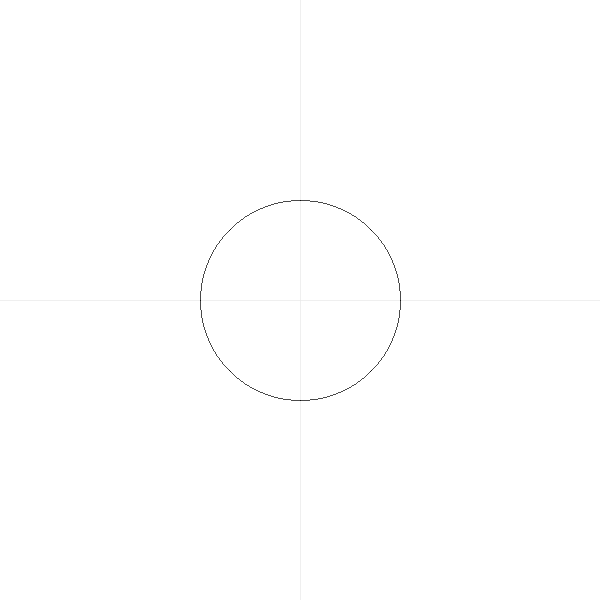
Frame 1 (no input)
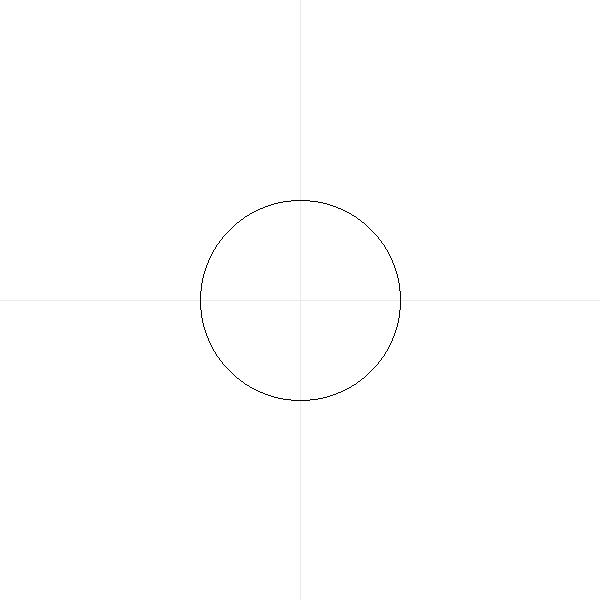
Frame 60 (the mouse pressed at the canvas centre just before this capture)
Frame 120 (the mouse held since frame 60 and released just before this capture): identical to frame 60, image omitted

The Processing sketch that drew these frames (run headless with seeded random() and noise(); from frame 60 on, the mouse is pressed at the canvas centre):

// Processing sketch: lingkaran
// ── lingkaran.pde
void setup() {
    size(600,600);
    background(255);
}

color merah = color (255,0,0);
color biru = color (0,0,255);
color hijau = color (0,255,0);
color hitam = color (0,0,0);
color kuning = color (244, 255, 30);
color putih = color (255,255,255);
color violet = color (255,0,255);

void draw() {
    drawHelpLines();
    //(titik tengah x, titik tengah y, jari-jari, ketebalan garis, warna fill, warna bound);
    //LingkaranFill(0,0,50,3,kuning,merah);
    midpoint(0,0,100);
}

void midpoint(int x0, int y0, int r) {
    int P=1-r;
    int x=0;
    int y=r;
 
    plot(x0,y0,x,y);
    for (int xa=x; x<y;) {
 
        if (P<0)
        {
            x=x+1;
            P=P+2*x+1;
            plot(x0,y0,x,y);
        }
        else
        {
            x=x+1;
            y=y-1;
            P=P+(2*x)-(2*y)+1;
            plot(x0,y0,x,y);
        }
    }
}
 
void plot(int x0, int y0, int x, int y) {
    stdPoint(x+x0, y+y0);
    stdPoint(x+x0, -y+y0);
    stdPoint(-x+x0, -y+y0);
    stdPoint(-x+x0, y+y0);
    stdPoint(y+x0, x+y0);
    stdPoint(y+x0, -x+y0);
    stdPoint(-y+x0, x+y0);
    stdPoint(-y+x0, -x+y0);
}

void stdPoint(int xxx, int yyy)
{
    point(xxx+(600/2), (yyy*-1)+(600/2));
}
 
void drawHelpLines()
{
    stroke(233, 233, 233);
    for (int z=0; z<600; z=z+1) {
        point((600/2), z);
        point(z, (600/2));
    }
    stroke(0, 0, 0);
}
